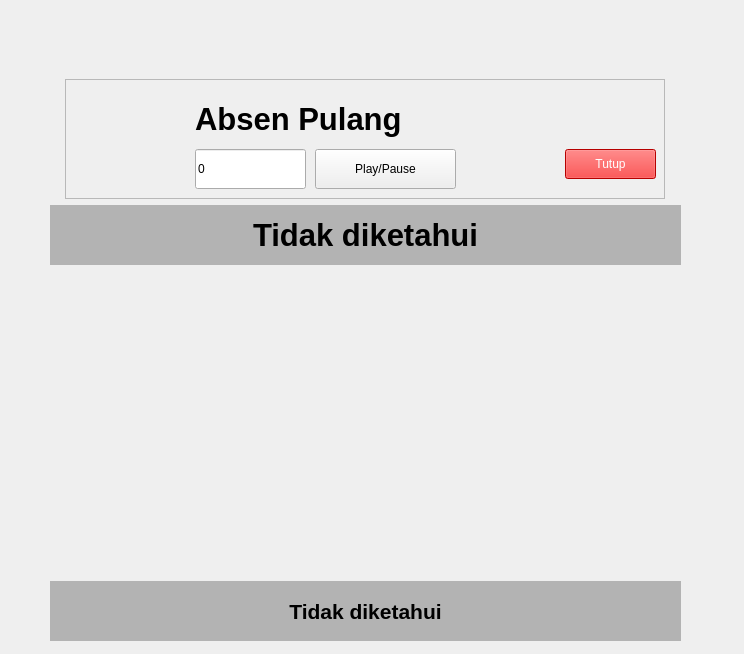
<?xml version="1.0" encoding="UTF-8"?>
<ui version="4.0">
 <class>Form</class>
 <widget class="QWidget" name="Form">
  <property name="geometry">
   <rect>
    <x>0</x>
    <y>0</y>
    <width>744</width>
    <height>654</height>
   </rect>
  </property>
  <property name="windowTitle">
   <string>Absensi Wajah</string>
  </property>
  <widget class="QWidget" name="verticalLayoutWidget">
   <property name="geometry">
    <rect>
     <x>50</x>
     <y>70</y>
     <width>631</width>
     <height>571</height>
    </rect>
   </property>
   <layout class="QVBoxLayout" name="verticalLayout_2">
    <property name="sizeConstraint">
     <enum>QLayout::SetMaximumSize</enum>
    </property>
    <item>
     <layout class="QHBoxLayout" name="horizontalLayout_2">
      <property name="sizeConstraint">
       <enum>QLayout::SetMinimumSize</enum>
      </property>
      <property name="topMargin">
       <number>9</number>
      </property>
      <item>
       <widget class="QFrame" name="frame">
        <property name="maximumSize">
         <size>
          <width>600</width>
          <height>120</height>
         </size>
        </property>
        <property name="frameShape">
         <enum>QFrame::StyledPanel</enum>
        </property>
        <property name="frameShadow">
         <enum>QFrame::Raised</enum>
        </property>
        <widget class="QLineEdit" name="kameraIndexEdit">
         <property name="geometry">
          <rect>
           <x>130</x>
           <y>70</y>
           <width>111</width>
           <height>40</height>
          </rect>
         </property>
         <property name="text">
          <string>0</string>
         </property>
        </widget>
        <widget class="QPushButton" name="mulaiButton">
         <property name="geometry">
          <rect>
           <x>250</x>
           <y>70</y>
           <width>141</width>
           <height>40</height>
          </rect>
         </property>
         <property name="text">
          <string>Play/Pause</string>
         </property>
        </widget>
        <widget class="QPushButton" name="tutupButton">
         <property name="geometry">
          <rect>
           <x>500</x>
           <y>70</y>
           <width>91</width>
           <height>30</height>
          </rect>
         </property>
         <property name="styleSheet">
          <string notr="true">background-color: rgb(255, 0, 0);
color: rgb(255, 255, 255);</string>
         </property>
         <property name="text">
          <string>Tutup</string>
         </property>
        </widget>
        <widget class="QLabel" name="label_2">
         <property name="geometry">
          <rect>
           <x>10</x>
           <y>10</y>
           <width>100</width>
           <height>100</height>
          </rect>
         </property>
         <property name="maximumSize">
          <size>
           <width>100</width>
           <height>100</height>
          </size>
         </property>
         <property name="baseSize">
          <size>
           <width>0</width>
           <height>0</height>
          </size>
         </property>
         <property name="text">
          <string/>
         </property>
         <property name="pixmap">
          <pixmap>../assets/logo.jpeg</pixmap>
         </property>
         <property name="scaledContents">
          <bool>true</bool>
         </property>
        </widget>
        <widget class="QLabel" name="jam_2">
         <property name="geometry">
          <rect>
           <x>130</x>
           <y>10</y>
           <width>431</width>
           <height>60</height>
          </rect>
         </property>
         <property name="maximumSize">
          <size>
           <width>16777215</width>
           <height>60</height>
          </size>
         </property>
         <property name="font">
          <font>
           <pointsize>23</pointsize>
           <weight>75</weight>
           <bold>true</bold>
          </font>
         </property>
         <property name="styleSheet">
          <string notr="true"/>
         </property>
         <property name="text">
          <string>Absen Pulang</string>
         </property>
        </widget>
       </widget>
      </item>
     </layout>
    </item>
    <item>
     <widget class="QLabel" name="jam">
      <property name="maximumSize">
       <size>
        <width>16777215</width>
        <height>60</height>
       </size>
      </property>
      <property name="font">
       <font>
        <pointsize>23</pointsize>
        <weight>75</weight>
        <bold>true</bold>
       </font>
      </property>
      <property name="styleSheet">
       <string notr="true">background-color: rgb(179, 179, 179);</string>
      </property>
      <property name="text">
       <string>Tidak diketahui</string>
      </property>
      <property name="alignment">
       <set>Qt::AlignCenter</set>
      </property>
     </widget>
    </item>
    <item>
     <widget class="QLabel" name="image_label">
      <property name="styleSheet">
       <string notr="true">background-image: url(:/newPrefix/bg.jpg);</string>
      </property>
      <property name="text">
       <string/>
      </property>
      <property name="alignment">
       <set>Qt::AlignCenter</set>
      </property>
     </widget>
    </item>
    <item>
     <widget class="QLabel" name="pesanLabel">
      <property name="maximumSize">
       <size>
        <width>16777215</width>
        <height>60</height>
       </size>
      </property>
      <property name="font">
       <font>
        <pointsize>16</pointsize>
        <weight>75</weight>
        <bold>true</bold>
       </font>
      </property>
      <property name="styleSheet">
       <string notr="true">background-color: rgb(179, 179, 179);</string>
      </property>
      <property name="text">
       <string>Tidak diketahui</string>
      </property>
      <property name="alignment">
       <set>Qt::AlignCenter</set>
      </property>
     </widget>
    </item>
   </layout>
  </widget>
 </widget>
 <resources>
  <include location="../assets/myassets.qrc"/>
 </resources>
 <connections/>
</ui>
